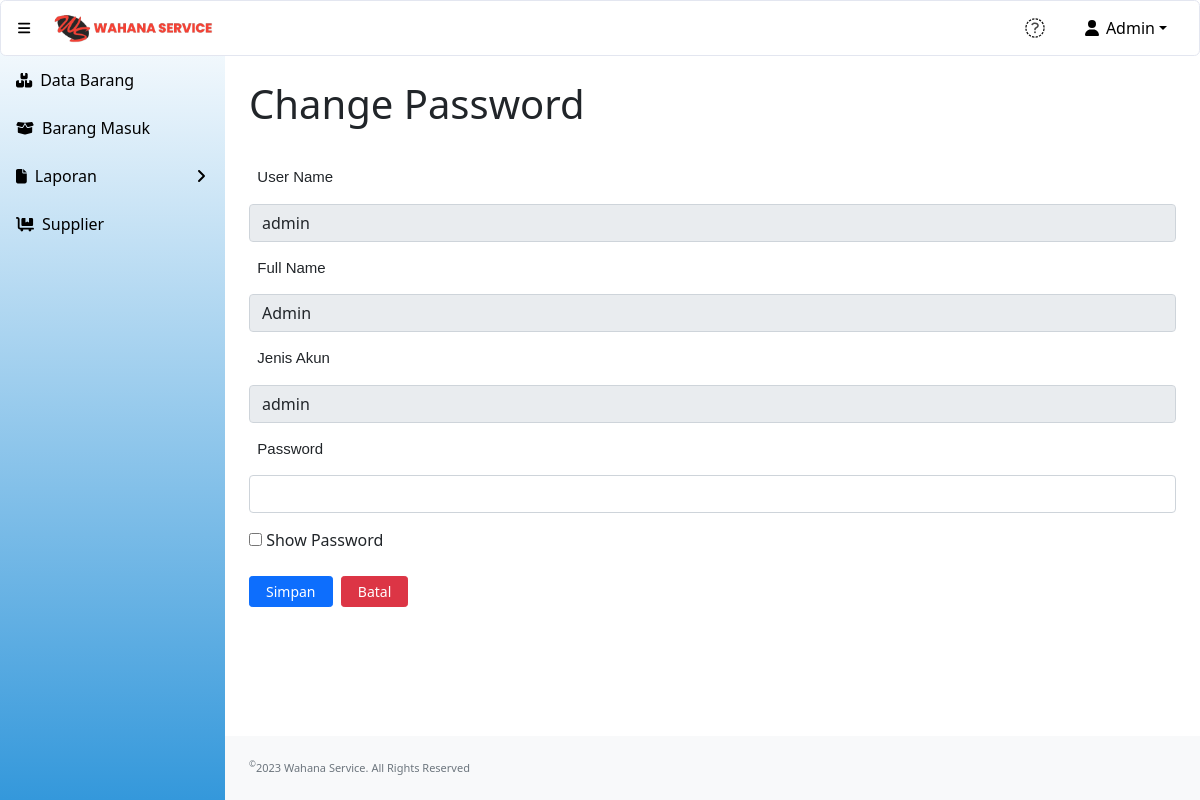
The app's page /update_password_user.php (signed in) with its own data.
### tables this page shows
CREATE TABLE `user` (
  `id` int(11) NOT NULL,
  `username` varchar(50) NOT NULL,
  `email` varchar(50) NOT NULL,
  `password` text NOT NULL,
  `fullname` varchar(50) NOT NULL,
  `level` enum('owner','admin','kasir','INACTIVE') NOT NULL,
  `status_akun` enum('0','1') NOT NULL
);

### update_password_user.php (the view, shortened to what this page needs)
<?php
include "conn.php";
?>
<!DOCTYPE html>
<html lang="en">
    <head>
        <link href="https://cdn.jsdelivr.net/npm/simple-datatables@latest/dist/style.css" rel="stylesheet" />
        <link href="css/styles.css" rel="stylesheet" />
    </head>
    <?php
        $id=$_SESSION['id'];
        $sSQL=" select * from user where id='$id' limit 1";
        $result=mysqli_query($koneksi, $sSQL);
        if (mysqli_num_rows($result) > 0)
        {
            while ($row=mysqli_fetch_assoc($result))
            {
                $username = $row['username'];
                $fullname = $row['fullname'];
                $level = $row['level'];
            }
        }
    ?>
    <body class="sb-nav-fixed">
    <?php include "head.php"; ?>
        <div id="layoutSidenav">
        <?php include "menu.php"; ?>
            </div>
            <div id="layoutSidenav_content">
                <div class="container-fluid px-4">
                    <h1 class="mt-4" style="padding-bottom:15px";>Change Password</h1>
                    <form action="submit_update_password_user.php" class="form" method="post">
                    <label-form for="username">&nbsp;
                        User Name
                    </label-form>
                    <input id="username" class="form-control" type="text" name="username" value="<?php echo $username;?>" readonly/>
                    <label-form for="fullname">&nbsp;
                        Full Name
                    </label-form>
                    <input id="fullname" class="form-control" type="text" name="fullname" value="<?php echo $fullname;?>" readonly/>
                    <label-form for="level">&nbsp;
                        Jenis Akun
                    </label-form>
                    <input id="level" class="form-control" type="text" name="level" value="<?php echo $level;?>" readonly/>
                    <label-form for="password">&nbsp;
                        Password
                    </label-form>
                    <input id="password" class="form-control" type="password" name="password" required/>
                    <label for="Show Password" style="padding-top: 15px">
                        <input type="checkbox" onclick="showPassword()"/> Show Password
                    </label>
                        <div class="form-group">
                            <div class="col-sm-10">
                                <input type="submit" name="simpan" value="Simpan" class="btn btn-sm btn-primary" />&nbsp;
	                            <a href="javascript:window.history.go(-1);" class="btn btn-sm btn-danger">Batal </a>
                            </div>
                        </div>
                    </form>
                </div>
                <footer class="py-4 bg-light mt-auto">
                    <div class="container-fluid px-4">
                        <div class="d-flex align-items-center justify-content-between small">
                            <div class="text-muted"><sup>&copy;</sup>2023 Wahana Service. All Rights Reserved</div>
                        </div>
                    </div>
                </footer>
            </div>
    </body>
</html>

### records on screen
user: username "admin", fullname "Admin", level "admin"

### other values on screen
$_SESSION['fullname'] "Admin"
